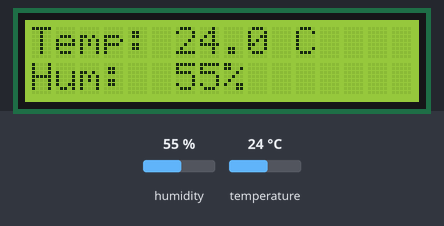
A program run on a simulated ESP32 board running MicroPython. Shown: 16×2 character LCD. Inputs (shaded band) come from the test bench; at power-on: humidity 55 %, temperature 24 °C. WiFi joins after 1.5 s; no MQTT or app messages arrive unless stated; library files of the repository ran but are not shown: i2c_lcd.py; what the program prints to the serial console is not drawn.

Above: at 30.1 s.

The program:

E09_dht_mqtt_lcd.py
```python
from machine import Pin, SoftI2C
from time import sleep, ticks_ms, ticks_diff
from i2c_lcd import I2cLcd
from dht import DHT22
from network import WLAN, STA_IF
from umqtt.simple import MQTTClient
from ujson import dumps

# WiFi credentials
SSID = "PORTABLE-PI"
PASSWORD = "180294mario"

# MQTT server
MQTT_SERVER = "10.9.141.1"
MQTT_TOPIC = "/home/esp32/micropython"
MQTT_ID = "EsaúCorzo MicroPython"

# DHT sensor setup
DHT_PIN = 4
dht_sensor = DHT22(Pin(DHT_PIN))

# LCD setup
I2C_ADDRESS = 0x27
LCD_COLUMNS = 16
LCD_ROWS = 2
i2c = SoftI2C(scl=Pin(22), sda=Pin(21), freq=400000)
lcd = I2cLcd(i2c, I2C_ADDRESS, LCD_ROWS, LCD_COLUMNS)

# Timing variables
INTERVAL = 30000  # 30 seconds
previous_ticks = 0

# Connect to WiFi
def connect_to_wifi():
    wlan = WLAN(STA_IF)
    wlan.active(True)
    wlan.connect(SSID, PASSWORD)
    while not wlan.isconnected():
        print("Connecting to WiFi...")
        sleep(0.5)
    print("Connected to WiFi:", wlan.ifconfig())

# Update LCD display
def update_lcd(temp, hum):
    lcd.move_to(0, 0)
    lcd.putstr("Temp: {:3.1f} C".format(temp))
    lcd.move_to(0, 1)
    lcd.putstr("Hum: {:3.0f}%".format(hum))

def main():
    # Connect to WiFi
    connect_to_wifi()

    # Setup MQTT
    client = MQTTClient(MQTT_ID, MQTT_SERVER)
    client.connect()

    global previous_ticks
    while True:
        # Update current time
        current_ticks = ticks_ms()

        if ticks_diff(current_ticks, previous_ticks) >= INTERVAL:
            # Update last reading time
            previous_ticks = current_ticks

            # Read temperature and humidity
            dht_sensor.measure()
            temperature = dht_sensor.temperature()
            humidity = dht_sensor.humidity()

            # Update LCD display
            update_lcd(temperature, humidity)

            # Create JSON payload
            payload = dumps({"id":MQTT_ID,"temp": temperature, "hum": humidity})

            # Publish to MQTT
            client.publish(MQTT_TOPIC, payload)

            # Debug output
            print(payload)

main()
```
